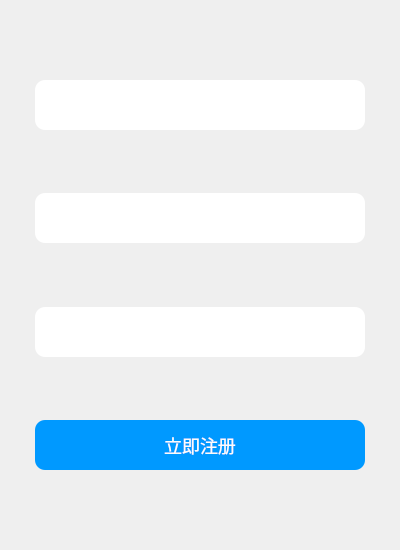
<?xml version="1.0" encoding="UTF-8"?>
<ui version="4.0">
 <class>Reg</class>
 <widget class="QWidget" name="Reg">
  <property name="geometry">
   <rect>
    <x>0</x>
    <y>0</y>
    <width>400</width>
    <height>550</height>
   </rect>
  </property>
  <property name="sizePolicy">
   <sizepolicy hsizetype="Fixed" vsizetype="Fixed">
    <horstretch>0</horstretch>
    <verstretch>0</verstretch>
   </sizepolicy>
  </property>
  <property name="minimumSize">
   <size>
    <width>400</width>
    <height>550</height>
   </size>
  </property>
  <property name="maximumSize">
   <size>
    <width>400</width>
    <height>550</height>
   </size>
  </property>
  <property name="contextMenuPolicy">
   <enum>Qt::ContextMenuPolicy::ActionsContextMenu</enum>
  </property>
  <property name="windowTitle">
   <string/>
  </property>
  <property name="styleSheet">
   <string notr="true"/>
  </property>
  <layout class="QVBoxLayout" name="verticalLayout" stretch="0,0,0,0,0,0,0,0,0,0,0,0,0">
   <property name="spacing">
    <number>0</number>
   </property>
   <property name="leftMargin">
    <number>0</number>
   </property>
   <property name="topMargin">
    <number>0</number>
   </property>
   <property name="rightMargin">
    <number>0</number>
   </property>
   <property name="bottomMargin">
    <number>0</number>
   </property>
   <item>
    <widget class="QWidget" name="menuWidget" native="true">
     <property name="sizePolicy">
      <sizepolicy hsizetype="Fixed" vsizetype="Fixed">
       <horstretch>0</horstretch>
       <verstretch>0</verstretch>
      </sizepolicy>
     </property>
     <property name="minimumSize">
      <size>
       <width>400</width>
       <height>40</height>
      </size>
     </property>
     <property name="maximumSize">
      <size>
       <width>400</width>
       <height>40</height>
      </size>
     </property>
     <layout class="QHBoxLayout" name="horizontalLayout">
      <item>
       <spacer name="horizontalSpacer">
        <property name="orientation">
         <enum>Qt::Orientation::Horizontal</enum>
        </property>
        <property name="sizeHint" stdset="0">
         <size>
          <width>343</width>
          <height>19</height>
         </size>
        </property>
       </spacer>
      </item>
      <item>
       <widget class="QPushButton" name="shutdownButton">
        <property name="sizePolicy">
         <sizepolicy hsizetype="Fixed" vsizetype="Fixed">
          <horstretch>0</horstretch>
          <verstretch>0</verstretch>
         </sizepolicy>
        </property>
        <property name="minimumSize">
         <size>
          <width>30</width>
          <height>30</height>
         </size>
        </property>
        <property name="maximumSize">
         <size>
          <width>30</width>
          <height>30</height>
         </size>
        </property>
        <property name="styleSheet">
         <string notr="true">QPushButton{
    border:none;
    background:transparent;
	border-radius:5px;
	font-size:18px;
}

QPushButton:hover{
    background: #ff4444;
    color: white;
}</string>
        </property>
        <property name="text">
         <string/>
        </property>
       </widget>
      </item>
     </layout>
    </widget>
   </item>
   <item>
    <spacer name="verticalSpacer_5">
     <property name="orientation">
      <enum>Qt::Orientation::Vertical</enum>
     </property>
     <property name="sizeType">
      <enum>QSizePolicy::Policy::Fixed</enum>
     </property>
     <property name="sizeHint" stdset="0">
      <size>
       <width>20</width>
       <height>40</height>
      </size>
     </property>
    </spacer>
   </item>
   <item alignment="Qt::AlignmentFlag::AlignHCenter|Qt::AlignmentFlag::AlignVCenter">
    <widget class="QWidget" name="phoneHolder" native="true">
     <property name="sizePolicy">
      <sizepolicy hsizetype="Fixed" vsizetype="Fixed">
       <horstretch>0</horstretch>
       <verstretch>0</verstretch>
      </sizepolicy>
     </property>
     <property name="minimumSize">
      <size>
       <width>330</width>
       <height>50</height>
      </size>
     </property>
     <property name="maximumSize">
      <size>
       <width>330</width>
       <height>50</height>
      </size>
     </property>
     <property name="styleSheet">
      <string notr="true">QWidget#phoneHolder {
    background-color: #ffffff;
    border: none;
	border-top-left-radius: 10px;
	border-top-right-radius:10px;
	border-bottom-left-radius:10px;
	border-bottom-right-radius:10px;
}

</string>
     </property>
     <layout class="QVBoxLayout" name="verticalLayout_2">
      <property name="spacing">
       <number>0</number>
      </property>
      <property name="leftMargin">
       <number>0</number>
      </property>
      <property name="topMargin">
       <number>0</number>
      </property>
      <property name="rightMargin">
       <number>0</number>
      </property>
      <property name="bottomMargin">
       <number>0</number>
      </property>
      <item alignment="Qt::AlignmentFlag::AlignHCenter|Qt::AlignmentFlag::AlignVCenter">
       <widget class="QLineEdit" name="phoneNumber">
        <property name="sizePolicy">
         <sizepolicy hsizetype="Fixed" vsizetype="Fixed">
          <horstretch>0</horstretch>
          <verstretch>0</verstretch>
         </sizepolicy>
        </property>
        <property name="minimumSize">
         <size>
          <width>300</width>
          <height>30</height>
         </size>
        </property>
        <property name="maximumSize">
         <size>
          <width>300</width>
          <height>30</height>
         </size>
        </property>
        <property name="font">
         <font>
          <pointsize>11</pointsize>
         </font>
        </property>
        <property name="styleSheet">
         <string notr="true">QLineEdit#phoneNumber{
	border: none;
}
</string>
        </property>
        <property name="text">
         <string/>
        </property>
       </widget>
      </item>
     </layout>
    </widget>
   </item>
   <item alignment="Qt::AlignmentFlag::AlignHCenter">
    <widget class="QLabel" name="phoneStandard">
     <property name="text">
      <string/>
     </property>
    </widget>
   </item>
   <item>
    <spacer name="verticalSpacer">
     <property name="orientation">
      <enum>Qt::Orientation::Vertical</enum>
     </property>
     <property name="sizeType">
      <enum>QSizePolicy::Policy::Fixed</enum>
     </property>
     <property name="sizeHint" stdset="0">
      <size>
       <width>20</width>
       <height>40</height>
      </size>
     </property>
    </spacer>
   </item>
   <item alignment="Qt::AlignmentFlag::AlignHCenter">
    <widget class="QWidget" name="usernameHolder" native="true">
     <property name="sizePolicy">
      <sizepolicy hsizetype="Fixed" vsizetype="Fixed">
       <horstretch>0</horstretch>
       <verstretch>0</verstretch>
      </sizepolicy>
     </property>
     <property name="minimumSize">
      <size>
       <width>330</width>
       <height>50</height>
      </size>
     </property>
     <property name="maximumSize">
      <size>
       <width>330</width>
       <height>50</height>
      </size>
     </property>
     <property name="styleSheet">
      <string notr="true">QWidget#usernameHolder {
    background-color: #ffffff;
    border: none;
	border-top-left-radius: 10px;
	border-top-right-radius:10px;
	border-bottom-left-radius:10px;
	border-bottom-right-radius:10px;
}</string>
     </property>
     <layout class="QVBoxLayout" name="verticalLayout_3">
      <property name="spacing">
       <number>0</number>
      </property>
      <property name="leftMargin">
       <number>0</number>
      </property>
      <property name="topMargin">
       <number>0</number>
      </property>
      <property name="rightMargin">
       <number>0</number>
      </property>
      <property name="bottomMargin">
       <number>0</number>
      </property>
      <item alignment="Qt::AlignmentFlag::AlignHCenter|Qt::AlignmentFlag::AlignVCenter">
       <widget class="QLineEdit" name="userName">
        <property name="sizePolicy">
         <sizepolicy hsizetype="Fixed" vsizetype="Fixed">
          <horstretch>0</horstretch>
          <verstretch>0</verstretch>
         </sizepolicy>
        </property>
        <property name="minimumSize">
         <size>
          <width>300</width>
          <height>30</height>
         </size>
        </property>
        <property name="maximumSize">
         <size>
          <width>300</width>
          <height>30</height>
         </size>
        </property>
        <property name="font">
         <font>
          <pointsize>11</pointsize>
         </font>
        </property>
        <property name="styleSheet">
         <string notr="true">QLineEdit#userName{
	border:none;
}</string>
        </property>
        <property name="text">
         <string/>
        </property>
       </widget>
      </item>
     </layout>
    </widget>
   </item>
   <item alignment="Qt::AlignmentFlag::AlignHCenter|Qt::AlignmentFlag::AlignVCenter">
    <widget class="QLabel" name="usernameStandard">
     <property name="sizePolicy">
      <sizepolicy hsizetype="Preferred" vsizetype="Preferred">
       <horstretch>0</horstretch>
       <verstretch>0</verstretch>
      </sizepolicy>
     </property>
     <property name="font">
      <font>
       <pointsize>8</pointsize>
      </font>
     </property>
     <property name="text">
      <string/>
     </property>
    </widget>
   </item>
   <item>
    <spacer name="verticalSpacer_2">
     <property name="orientation">
      <enum>Qt::Orientation::Vertical</enum>
     </property>
     <property name="sizeType">
      <enum>QSizePolicy::Policy::Fixed</enum>
     </property>
     <property name="sizeHint" stdset="0">
      <size>
       <width>20</width>
       <height>40</height>
      </size>
     </property>
    </spacer>
   </item>
   <item alignment="Qt::AlignmentFlag::AlignHCenter|Qt::AlignmentFlag::AlignVCenter">
    <widget class="QWidget" name="passwordHolder" native="true">
     <property name="sizePolicy">
      <sizepolicy hsizetype="Fixed" vsizetype="Fixed">
       <horstretch>0</horstretch>
       <verstretch>0</verstretch>
      </sizepolicy>
     </property>
     <property name="minimumSize">
      <size>
       <width>330</width>
       <height>50</height>
      </size>
     </property>
     <property name="maximumSize">
      <size>
       <width>330</width>
       <height>50</height>
      </size>
     </property>
     <property name="styleSheet">
      <string notr="true">QWidget#passwordHolder {
    background-color: #ffffff;
    border: none;
	border-top-left-radius: 10px;
	border-top-right-radius:10px;
	border-bottom-left-radius:10px;
	border-bottom-right-radius:10px;
}</string>
     </property>
     <layout class="QVBoxLayout" name="verticalLayout_4">
      <property name="spacing">
       <number>0</number>
      </property>
      <property name="leftMargin">
       <number>0</number>
      </property>
      <property name="topMargin">
       <number>0</number>
      </property>
      <property name="rightMargin">
       <number>0</number>
      </property>
      <property name="bottomMargin">
       <number>0</number>
      </property>
      <item alignment="Qt::AlignmentFlag::AlignHCenter|Qt::AlignmentFlag::AlignVCenter">
       <widget class="QLineEdit" name="password">
        <property name="sizePolicy">
         <sizepolicy hsizetype="Fixed" vsizetype="Fixed">
          <horstretch>0</horstretch>
          <verstretch>0</verstretch>
         </sizepolicy>
        </property>
        <property name="minimumSize">
         <size>
          <width>300</width>
          <height>30</height>
         </size>
        </property>
        <property name="maximumSize">
         <size>
          <width>300</width>
          <height>30</height>
         </size>
        </property>
        <property name="font">
         <font>
          <pointsize>11</pointsize>
         </font>
        </property>
        <property name="styleSheet">
         <string notr="true">QLineEdit#password{
	border:none;
}</string>
        </property>
        <property name="text">
         <string/>
        </property>
       </widget>
      </item>
     </layout>
    </widget>
   </item>
   <item alignment="Qt::AlignmentFlag::AlignHCenter">
    <widget class="QLabel" name="passwordStandard">
     <property name="text">
      <string/>
     </property>
    </widget>
   </item>
   <item>
    <spacer name="verticalSpacer_3">
     <property name="orientation">
      <enum>Qt::Orientation::Vertical</enum>
     </property>
     <property name="sizeType">
      <enum>QSizePolicy::Policy::Fixed</enum>
     </property>
     <property name="sizeHint" stdset="0">
      <size>
       <width>20</width>
       <height>40</height>
      </size>
     </property>
    </spacer>
   </item>
   <item alignment="Qt::AlignmentFlag::AlignHCenter|Qt::AlignmentFlag::AlignVCenter">
    <widget class="QPushButton" name="registerButton">
     <property name="sizePolicy">
      <sizepolicy hsizetype="Fixed" vsizetype="Fixed">
       <horstretch>0</horstretch>
       <verstretch>0</verstretch>
      </sizepolicy>
     </property>
     <property name="minimumSize">
      <size>
       <width>330</width>
       <height>50</height>
      </size>
     </property>
     <property name="styleSheet">
      <string notr="true">QPushButton{
    border:none;
	background-color: #0099FF;
	border-top-left-radius: 10px;
	border-top-right-radius:10px;
	border-bottom-left-radius:10px;
	border-bottom-right-radius:10px;
	font-size:18px;
	color: #FCFCFC;	
}

QPushButton:hover{
	background-color: #008DE8;
}</string>
     </property>
     <property name="text">
      <string>立即注册</string>
     </property>
    </widget>
   </item>
   <item>
    <spacer name="verticalSpacer_4">
     <property name="orientation">
      <enum>Qt::Orientation::Vertical</enum>
     </property>
     <property name="sizeType">
      <enum>QSizePolicy::Policy::Fixed</enum>
     </property>
     <property name="sizeHint" stdset="0">
      <size>
       <width>20</width>
       <height>80</height>
      </size>
     </property>
    </spacer>
   </item>
  </layout>
 </widget>
 <resources/>
 <connections/>
</ui>
